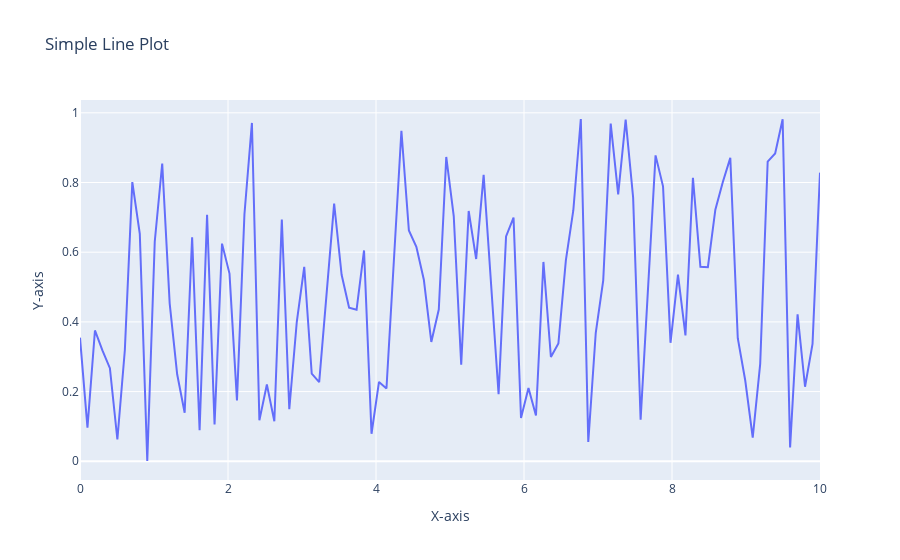

Here is the notebook cell this chart was saved with:
### Code cell
'''
19.
Using Plotly, create a basic line plot of a randomly generated dataset, label the axes, and set the title as 
'Simple Line Plot'
'''
import plotly.graph_objects as go
import numpy as np

x = np.linspace(0, 10, 100)
y = np.random.rand(100)

fig = go.Figure()

fig.add_trace(go.Scatter(x=x, y=y, mode='lines', name='Random Data'))

fig.update_layout(
    title='Simple Line Plot',
    xaxis_title='X-axis',
    yaxis_title='Y-axis'
)

fig.show()
